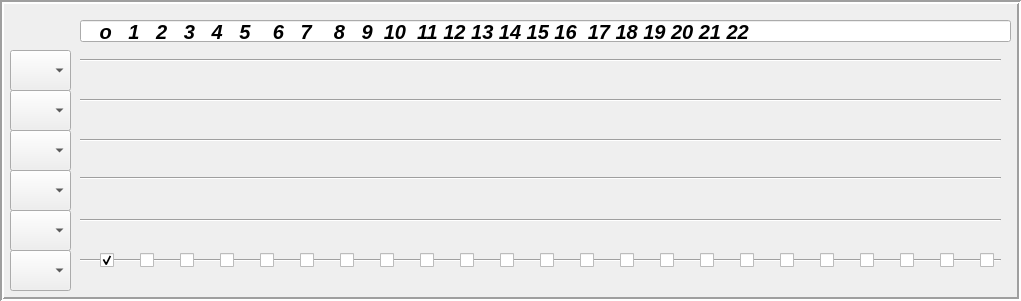
        <widget class="QFrame" name="frame">
         <property name="geometry">
          <rect>
           <x>10</x>
           <y>60</y>
           <width>1021</width>
           <height>301</height>
          </rect>
         </property>
         <property name="frameShape">
          <enum>QFrame::Box</enum>
         </property>
         <property name="frameShadow">
          <enum>QFrame::Sunken</enum>
         </property>
         <property name="lineWidth">
          <number>2</number>
         </property>
         <widget class="Line" name="line">
          <property name="geometry">
           <rect>
            <x>80</x>
            <y>250</y>
            <width>921</width>
            <height>20</height>
           </rect>
          </property>
          <property name="orientation">
           <enum>Qt::Horizontal</enum>
          </property>
         </widget>
         <widget class="Line" name="line_2">
          <property name="geometry">
           <rect>
            <x>80</x>
            <y>210</y>
            <width>921</width>
            <height>20</height>
           </rect>
          </property>
          <property name="orientation">
           <enum>Qt::Horizontal</enum>
          </property>
         </widget>
         <widget class="Line" name="line_3">
          <property name="geometry">
           <rect>
            <x>80</x>
            <y>163</y>
            <width>921</width>
            <height>31</height>
           </rect>
          </property>
          <property name="orientation">
           <enum>Qt::Horizontal</enum>
          </property>
         </widget>
         <widget class="Line" name="line_4">
          <property name="geometry">
           <rect>
            <x>80</x>
            <y>125</y>
            <width>921</width>
            <height>31</height>
           </rect>
          </property>
          <property name="orientation">
           <enum>Qt::Horizontal</enum>
          </property>
         </widget>
         <widget class="Line" name="line_5">
          <property name="geometry">
           <rect>
            <x>80</x>
            <y>90</y>
            <width>921</width>
            <height>21</height>
           </rect>
          </property>
          <property name="orientation">
           <enum>Qt::Horizontal</enum>
          </property>
         </widget>
         <widget class="Line" name="line_6">
          <property name="geometry">
           <rect>
            <x>80</x>
            <y>50</y>
            <width>921</width>
            <height>20</height>
           </rect>
          </property>
          <property name="orientation">
           <enum>Qt::Horizontal</enum>
          </property>
         </widget>
         <widget class="QLineEdit" name="lineEdit">
          <property name="geometry">
           <rect>
            <x>80</x>
            <y>20</y>
            <width>931</width>
            <height>22</height>
           </rect>
          </property>
          <property name="font">
           <font>
            <family>MS Shell Dlg 2</family>
            <pointsize>15</pointsize>
            <weight>75</weight>
            <italic>true</italic>
            <bold>true</bold>
           </font>
          </property>
          <property name="text">
           <string>   o   1   2   3   4   5    6   7    8   9  10  11 12 13 14 15 16  17 18 19 20 21 22</string>
          </property>
          <property name="readOnly">
           <bool>true</bool>
          </property>
         </widget>
         <widget class="QComboBox" name="S6">
          <property name="geometry">
           <rect>
            <x>10</x>
            <y>250</y>
            <width>61</width>
            <height>41</height>
           </rect>
          </property>
         </widget>
         <widget class="QComboBox" name="S5">
          <property name="geometry">
           <rect>
            <x>10</x>
            <y>210</y>
            <width>61</width>
            <height>41</height>
           </rect>
          </property>
         </widget>
         <widget class="QComboBox" name="S4">
          <property name="geometry">
           <rect>
            <x>10</x>
            <y>170</y>
            <width>61</width>
            <height>41</height>
           </rect>
          </property>
         </widget>
         <widget class="QComboBox" name="S3">
          <property name="geometry">
           <rect>
            <x>10</x>
            <y>130</y>
            <width>61</width>
            <height>41</height>
           </rect>
          </property>
         </widget>
         <widget class="QComboBox" name="S2">
          <property name="geometry">
           <rect>
            <x>10</x>
            <y>90</y>
            <width>61</width>
            <height>41</height>
           </rect>
          </property>
         </widget>
         <widget class="QComboBox" name="S1">
          <property name="geometry">
           <rect>
            <x>10</x>
            <y>50</y>
            <width>61</width>
            <height>41</height>
           </rect>
          </property>
         </widget>
         <widget class="QWidget" name="S6Widget" native="true">
          <property name="geometry">
           <rect>
            <x>80</x>
            <y>240</y>
            <width>931</width>
            <height>41</height>
           </rect>
          </property>
          <widget class="QCheckBox" name="S6F1">
           <property name="geometry">
            <rect>
             <x>60</x>
             <y>10</y>
             <width>16</width>
             <height>20</height>
            </rect>
           </property>
           <property name="text">
            <string/>
           </property>
           <property name="autoExclusive">
            <bool>true</bool>
           </property>
          </widget>
          <widget class="QCheckBox" name="S6F9">
           <property name="geometry">
            <rect>
             <x>380</x>
             <y>10</y>
             <width>16</width>
             <height>20</height>
            </rect>
           </property>
           <property name="text">
            <string/>
           </property>
           <property name="autoExclusive">
            <bool>true</bool>
           </property>
          </widget>
          <widget class="QCheckBox" name="S6F8">
           <property name="geometry">
            <rect>
             <x>340</x>
             <y>10</y>
             <width>16</width>
             <height>20</height>
            </rect>
           </property>
           <property name="text">
            <string/>
           </property>
           <property name="autoExclusive">
            <bool>true</bool>
           </property>
          </widget>
          <widget class="QCheckBox" name="S6F17">
           <property name="geometry">
            <rect>
             <x>700</x>
             <y>10</y>
             <width>16</width>
             <height>20</height>
            </rect>
           </property>
           <property name="text">
            <string/>
           </property>
           <property name="autoExclusive">
            <bool>true</bool>
           </property>
          </widget>
          <widget class="QCheckBox" name="S6F14">
           <property name="geometry">
            <rect>
             <x>580</x>
             <y>10</y>
             <width>16</width>
             <height>20</height>
            </rect>
           </property>
           <property name="text">
            <string/>
           </property>
           <property name="autoExclusive">
            <bool>true</bool>
           </property>
          </widget>
          <widget class="QCheckBox" name="S6F5">
           <property name="geometry">
            <rect>
             <x>220</x>
             <y>10</y>
             <width>16</width>
             <height>20</height>
            </rect>
           </property>
           <property name="text">
            <string/>
           </property>
           <property name="autoExclusive">
            <bool>true</bool>
           </property>
          </widget>
          <widget class="QCheckBox" name="S6F18">
           <property name="geometry">
            <rect>
             <x>740</x>
             <y>10</y>
             <width>16</width>
             <height>20</height>
            </rect>
           </property>
           <property name="text">
            <string/>
           </property>
           <property name="autoExclusive">
            <bool>true</bool>
           </property>
          </widget>
          <widget class="QCheckBox" name="S6F4">
           <property name="geometry">
            <rect>
             <x>180</x>
             <y>10</y>
             <width>16</width>
             <height>20</height>
            </rect>
           </property>
           <property name="text">
            <string/>
           </property>
           <property name="autoExclusive">
            <bool>true</bool>
           </property>
          </widget>
          <widget class="QCheckBox" name="S6F22">
           <property name="geometry">
            <rect>
             <x>900</x>
             <y>10</y>
             <width>21</width>
             <height>20</height>
            </rect>
           </property>
           <property name="text">
            <string/>
           </property>
           <property name="autoExclusive">
            <bool>true</bool>
           </property>
          </widget>
          <widget class="QCheckBox" name="S6F19">
           <property name="geometry">
            <rect>
             <x>780</x>
             <y>10</y>
             <width>16</width>
             <height>20</height>
            </rect>
           </property>
           <property name="text">
            <string/>
           </property>
           <property name="autoExclusive">
            <bool>true</bool>
           </property>
          </widget>
          <widget class="QCheckBox" name="S6F6">
           <property name="geometry">
            <rect>
             <x>260</x>
             <y>10</y>
             <width>16</width>
             <height>20</height>
            </rect>
           </property>
           <property name="text">
            <string/>
           </property>
           <property name="autoExclusive">
            <bool>true</bool>
           </property>
          </widget>
          <widget class="QCheckBox" name="S6F7">
           <property name="geometry">
            <rect>
             <x>300</x>
             <y>10</y>
             <width>16</width>
             <height>20</height>
            </rect>
           </property>
           <property name="text">
            <string/>
           </property>
           <property name="autoExclusive">
            <bool>true</bool>
           </property>
          </widget>
          <widget class="QCheckBox" name="S6F21">
           <property name="geometry">
            <rect>
             <x>860</x>
             <y>10</y>
             <width>16</width>
             <height>20</height>
            </rect>
           </property>
           <property name="text">
            <string/>
           </property>
           <property name="autoExclusive">
            <bool>true</bool>
           </property>
          </widget>
          <widget class="QCheckBox" name="S6F13">
           <property name="geometry">
            <rect>
             <x>540</x>
             <y>10</y>
             <width>16</width>
             <height>20</height>
            </rect>
           </property>
           <property name="text">
            <string/>
           </property>
           <property name="autoExclusive">
            <bool>true</bool>
           </property>
          </widget>
          <widget class="QCheckBox" name="S6F11">
           <property name="geometry">
            <rect>
             <x>460</x>
             <y>10</y>
             <width>16</width>
             <height>20</height>
            </rect>
           </property>
           <property name="text">
            <string/>
           </property>
           <property name="autoExclusive">
            <bool>true</bool>
           </property>
          </widget>
          <widget class="QCheckBox" name="S6F12">
           <property name="geometry">
            <rect>
             <x>500</x>
             <y>10</y>
             <width>16</width>
             <height>20</height>
            </rect>
           </property>
           <property name="text">
            <string/>
           </property>
           <property name="autoExclusive">
            <bool>true</bool>
           </property>
          </widget>
          <widget class="QCheckBox" name="S6F16">
           <property name="geometry">
            <rect>
             <x>660</x>
             <y>10</y>
             <width>16</width>
             <height>20</height>
            </rect>
           </property>
           <property name="text">
            <string/>
           </property>
           <property name="autoExclusive">
            <bool>true</bool>
           </property>
          </widget>
          <widget class="QCheckBox" name="S6F3">
           <property name="geometry">
            <rect>
             <x>140</x>
             <y>10</y>
             <width>16</width>
             <height>20</height>
            </rect>
           </property>
           <property name="text">
            <string/>
           </property>
           <property name="autoExclusive">
            <bool>true</bool>
           </property>
          </widget>
          <widget class="QCheckBox" name="S6F10">
           <property name="geometry">
            <rect>
             <x>420</x>
             <y>10</y>
             <width>16</width>
             <height>20</height>
            </rect>
           </property>
           <property name="text">
            <string/>
           </property>
           <property name="autoExclusive">
            <bool>true</bool>
           </property>
          </widget>
          <widget class="QCheckBox" name="S6F20">
           <property name="geometry">
            <rect>
             <x>820</x>
             <y>10</y>
             <width>16</width>
             <height>20</height>
            </rect>
           </property>
           <property name="text">
            <string/>
           </property>
           <property name="autoExclusive">
            <bool>true</bool>
           </property>
          </widget>
          <widget class="QCheckBox" name="S6F15">
           <property name="geometry">
            <rect>
             <x>620</x>
             <y>10</y>
             <width>16</width>
             <height>20</height>
            </rect>
           </property>
           <property name="text">
            <string/>
           </property>
           <property name="autoExclusive">
            <bool>true</bool>
           </property>
          </widget>
          <widget class="QCheckBox" name="S6F2">
           <property name="geometry">
            <rect>
             <x>100</x>
             <y>10</y>
             <width>16</width>
             <height>20</height>
            </rect>
           </property>
           <property name="text">
            <string/>
           </property>
           <property name="autoExclusive">
            <bool>true</bool>
           </property>
          </widget>
          <widget class="QCheckBox" name="S6F0">
           <property name="geometry">
            <rect>
             <x>20</x>
             <y>10</y>
             <width>21</width>
             <height>20</height>
            </rect>
           </property>
           <property name="text">
            <string/>
           </property>
           <property name="checked">
            <bool>true</bool>
           </property>
           <property name="autoExclusive">
            <bool>true</bool>
           </property>
          </widget>
         </widget>
        </widget>
